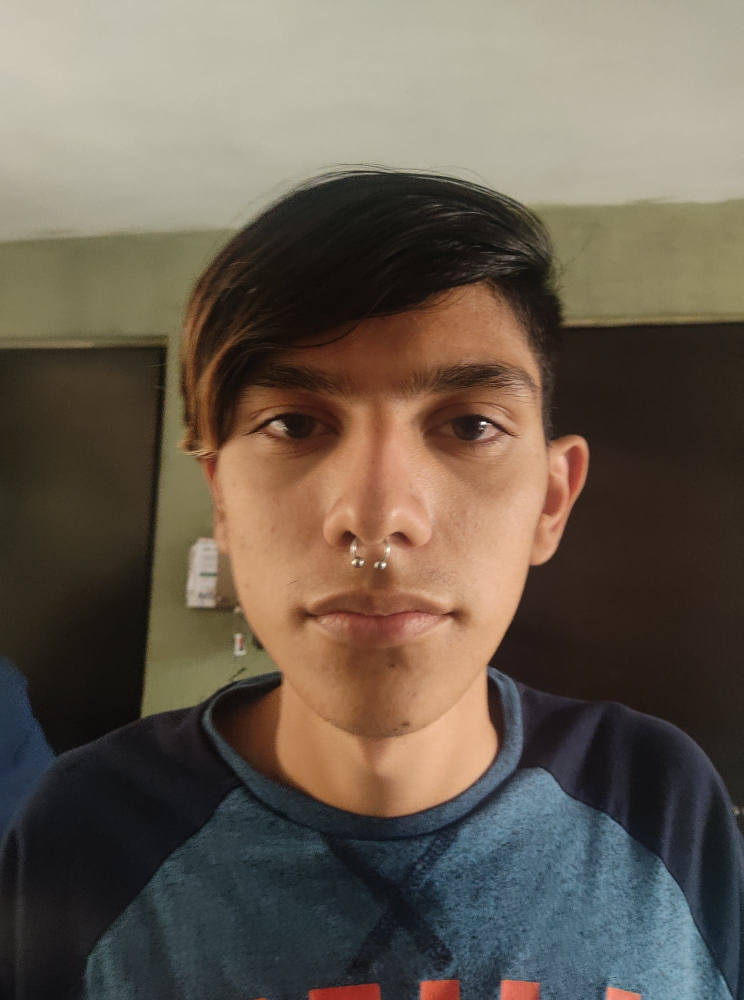
#> input picture Arturo.jpg, 1488 x 2000 px (shown at 1/2 size)
$ python Prueba2.py
#> lines starting #> are read from the running program, lines starting #| are printed output that depends on the picture; after the words box and inside, x2 and y2 are one past the last pixel; in counts of white or black regions, pixels touching at a corner belong together
import math

import cv2
import numpy as np

#Checar tamaño de la imagen

#img = cv2.imread('Arturo.jpg')
img = cv2.imread('../Arturo.jpg')
#> img is the input picture: shape (2000, 1488, 3); mean B, G, R 80.6, 93.4, 104
scaling_factor = 0.7

img = cv2.resize(img, None, fx=scaling_factor, fy=scaling_factor, interpolation=cv2.INTER_AREA)
#> img: shape (1400, 1042, 3)
cv2.imshow('Input', img)
gray = cv2.cvtColor(~img, cv2.COLOR_BGR2GRAY)
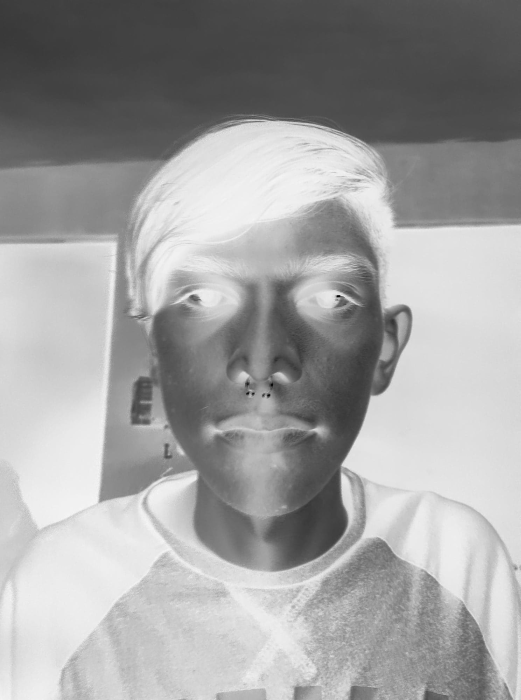
#> gray: shape (1400, 1042) (shown at 1/2 size); min 2, max 249, mean 159.9

ret, thresh_gray = cv2.threshold(gray, 220, 255, cv2.THRESH_BINARY)
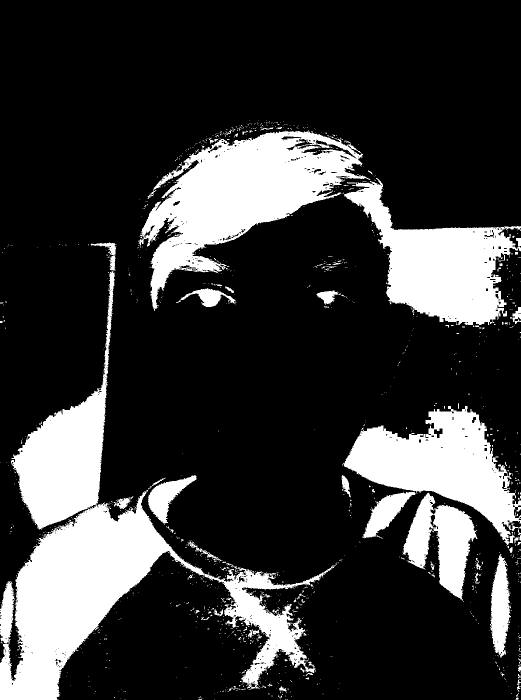
#> thresh_gray: shape (1400, 1042) (shown at 1/2 size); 21.6% white; 1337 white regions (1255 under 20 px)
contours, hierarchy = cv2.findContours(thresh_gray, cv2.RETR_EXTERNAL, cv2.CHAIN_APPROX_NONE)
#> contours = 1324 contours, 1281 with area under 20; largest, box (x1, y1, x2, y2) and area: (0, 542, 669, 1400) 120728, (276, 261, 741, 622) 66748, (688, 356, 1042, 650) 44024, (685, 812, 1042, 1092) 43036, (806, 985, 955, 1201) 15280

for contour in contours:
    area = cv2.contourArea(contour)
    rect = cv2.boundingRect(contour)
    x, y, width, height = rect
    radius = 0.25 * (width + height)

    area_condition = (100 <= area <= 200)
    symmetry_condition = (abs(1 - float(width)/float(height)) <= 0.2)
    fill_condition = (abs(1 - (area / (math.pi * math.pow(radius, 2.0)))) <= 0.3)

    if area_condition and symmetry_condition and fill_condition:
        cv2.circle(img, (int(x + radius), int(y + radius)), int(1.3*radius), (0,180,0), -1)
#> this loop made 1324 passes
#> (area, x, y, width, height, radius, symmetry_condition) on passes 4, 6, 7: (0, 428, 1398, 1, 1, 0.5, True), (4.5, 396, 1397, 9, 3, 3, False), (9.5, 1031, 1396, 6, 4, 2.5, False)

cv2.imshow('Pupil Detector', img)

c = cv2.waitKey()
#> (key Esc is pressed here)
cv2.destroyAllWindows()

$ run again, with NiIdea.jpg copied over Arturo.jpg
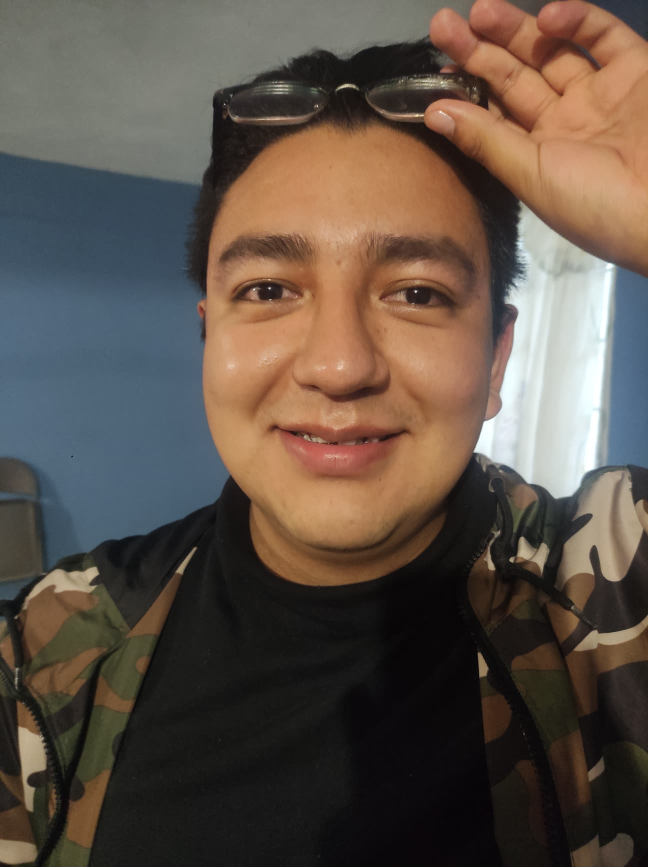
#> input picture NiIdea.jpg, 1296 x 1734 px (shown at 1/2 size)
#> img is the input picture: shape (1734, 1296, 3); mean B, G, R 72, 81.9, 94.2
#> img: shape (1214, 907, 3)
#> `gray = cv2.cvtColor(~img, cv2.COLOR_BGR2GRAY)`:
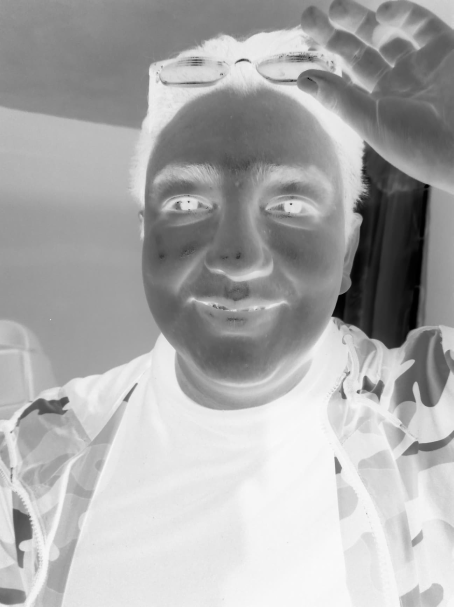
#> gray: shape (1214, 907) (shown at 1/2 size); min 0, max 252, mean 170.6
#> `ret, thresh_gray = cv2.threshold(gray, 220, 255, cv2.THRESH_BINARY)`:
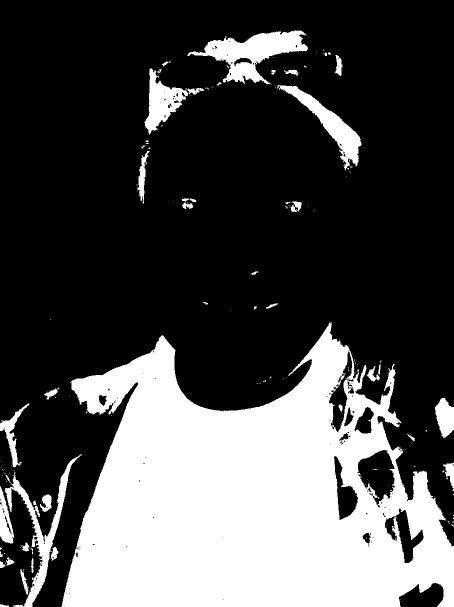
#> thresh_gray: shape (1214, 907) (shown at 1/2 size); 29.6% white; 184 white regions (143 under 20 px)
#> contours = 171 contours, 138 with area under 20; largest, box (x1, y1, x2, y2) and area: (123, 644, 907, 1214) 299406, (374, 61, 616, 169) 10598, (9, 908, 164, 1214) 6622, (554, 170, 723, 341) 6144, (289, 136, 409, 269) 5092
#> the loop `for contour in contours:` made 171 passes
#> (area, x, y, width, height, radius, area_condition, symmetry_condition) on passes 1, 4, 7: (48.5, 0, 1208, 18, 6, 6, False, False), (238.5, 40, 1139, 18, 50, 17, False, False), (73, 0, 1122, 11, 14, 6.25, False, False)
